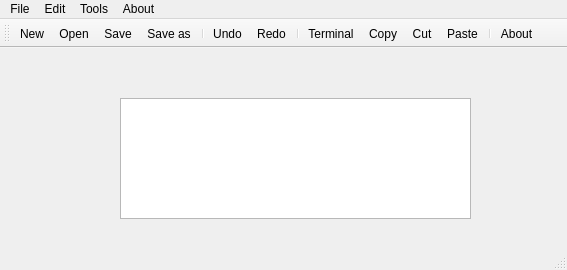
<?xml version="1.0" encoding="UTF-8"?>
<ui version="4.0">
 <class>MainWindow</class>
 <widget class="QMainWindow" name="MainWindow">
  <property name="geometry">
   <rect>
    <x>0</x>
    <y>0</y>
    <width>567</width>
    <height>270</height>
   </rect>
  </property>
  <property name="windowTitle">
   <string>MainWindow</string>
  </property>
  <widget class="QWidget" name="centralwidget">
   <widget class="QTextEdit" name="textEdit">
    <property name="geometry">
     <rect>
      <x>120</x>
      <y>50</y>
      <width>351</width>
      <height>121</height>
     </rect>
    </property>
   </widget>
  </widget>
  <widget class="QMenuBar" name="menubar">
   <property name="geometry">
    <rect>
     <x>0</x>
     <y>0</y>
     <width>567</width>
     <height>23</height>
    </rect>
   </property>
   <widget class="QMenu" name="menuFile">
    <property name="title">
     <string>File</string>
    </property>
    <addaction name="actionNew"/>
    <addaction name="actionopen"/>
    <addaction name="actionsave"/>
    <addaction name="actionsave_as"/>
    <addaction name="separator"/>
    <addaction name="actionExit"/>
   </widget>
   <widget class="QMenu" name="menuEdit">
    <property name="title">
     <string>Edit</string>
    </property>
    <addaction name="actionUndo"/>
    <addaction name="actionRedo"/>
    <addaction name="separator"/>
    <addaction name="actioncopy"/>
    <addaction name="actionPaste"/>
    <addaction name="actionCut"/>
    <addaction name="separator"/>
   </widget>
   <widget class="QMenu" name="menuTools">
    <property name="title">
     <string>Tools</string>
    </property>
    <widget class="QMenu" name="menuThemes">
     <property name="title">
      <string>Themes</string>
     </property>
     <addaction name="actionDark"/>
     <addaction name="actionNight"/>
    </widget>
    <addaction name="actionTerminal"/>
    <addaction name="menuThemes"/>
    <addaction name="actionToolBar"/>
   </widget>
   <widget class="QMenu" name="menuAbout">
    <property name="title">
     <string>About</string>
    </property>
    <addaction name="actionContents"/>
    <addaction name="actionAbout"/>
   </widget>
   <addaction name="menuFile"/>
   <addaction name="menuEdit"/>
   <addaction name="menuTools"/>
   <addaction name="menuAbout"/>
  </widget>
  <widget class="QStatusBar" name="statusbar"/>
  <widget class="QToolBar" name="toolBar">
   <property name="windowTitle">
    <string>toolBar</string>
   </property>
   <attribute name="toolBarArea">
    <enum>TopToolBarArea</enum>
   </attribute>
   <attribute name="toolBarBreak">
    <bool>false</bool>
   </attribute>
   <addaction name="actionNew"/>
   <addaction name="actionopen"/>
   <addaction name="actionsave"/>
   <addaction name="actionsave_as"/>
   <addaction name="separator"/>
   <addaction name="actionUndo"/>
   <addaction name="actionRedo"/>
   <addaction name="separator"/>
   <addaction name="actionTerminal"/>
   <addaction name="actioncopy"/>
   <addaction name="actionCut"/>
   <addaction name="actionPaste"/>
   <addaction name="separator"/>
   <addaction name="actionAbout"/>
  </widget>
  <action name="actionNew">
   <property name="icon">
    <iconset theme="document-new"/>
   </property>
   <property name="text">
    <string>New</string>
   </property>
   <property name="shortcut">
    <string>Ctrl+N</string>
   </property>
   <property name="menuRole">
    <enum>QAction::NoRole</enum>
   </property>
  </action>
  <action name="actionopen">
   <property name="icon">
    <iconset theme="document-open"/>
   </property>
   <property name="text">
    <string>Open</string>
   </property>
   <property name="shortcut">
    <string>Ctrl+O</string>
   </property>
   <property name="menuRole">
    <enum>QAction::NoRole</enum>
   </property>
  </action>
  <action name="actionsave">
   <property name="icon">
    <iconset theme="document-save"/>
   </property>
   <property name="text">
    <string>Save</string>
   </property>
   <property name="shortcut">
    <string>Ctrl+S</string>
   </property>
   <property name="menuRole">
    <enum>QAction::NoRole</enum>
   </property>
  </action>
  <action name="actionsave_as">
   <property name="icon">
    <iconset theme="document-save-as"/>
   </property>
   <property name="text">
    <string>Save as</string>
   </property>
   <property name="shortcut">
    <string>Ctrl+Shift+S</string>
   </property>
   <property name="menuRole">
    <enum>QAction::NoRole</enum>
   </property>
  </action>
  <action name="actionExit">
   <property name="icon">
    <iconset theme="application-exit"/>
   </property>
   <property name="text">
    <string>Exit</string>
   </property>
   <property name="shortcut">
    <string>Meta+F4</string>
   </property>
   <property name="menuRole">
    <enum>QAction::NoRole</enum>
   </property>
  </action>
  <action name="actionUndo">
   <property name="icon">
    <iconset theme="edit-undo"/>
   </property>
   <property name="text">
    <string>Undo</string>
   </property>
   <property name="shortcut">
    <string>Ctrl+Z</string>
   </property>
   <property name="menuRole">
    <enum>QAction::NoRole</enum>
   </property>
  </action>
  <action name="actionRedo">
   <property name="icon">
    <iconset theme="edit-redo"/>
   </property>
   <property name="text">
    <string>Redo</string>
   </property>
   <property name="shortcut">
    <string>Ctrl+Y</string>
   </property>
   <property name="menuRole">
    <enum>QAction::NoRole</enum>
   </property>
  </action>
  <action name="actionTerminal">
   <property name="icon">
    <iconset theme="utilities-terminal"/>
   </property>
   <property name="text">
    <string>Terminal</string>
   </property>
   <property name="shortcut">
    <string>Ctrl+T</string>
   </property>
   <property name="menuRole">
    <enum>QAction::NoRole</enum>
   </property>
  </action>
  <action name="actioncopy">
   <property name="icon">
    <iconset theme="edit-copy"/>
   </property>
   <property name="text">
    <string>Copy</string>
   </property>
   <property name="shortcut">
    <string>Ctrl+C</string>
   </property>
   <property name="menuRole">
    <enum>QAction::NoRole</enum>
   </property>
  </action>
  <action name="actionPaste">
   <property name="icon">
    <iconset theme="edit-paste"/>
   </property>
   <property name="text">
    <string>Paste</string>
   </property>
   <property name="shortcut">
    <string>Ctrl+V</string>
   </property>
   <property name="menuRole">
    <enum>QAction::NoRole</enum>
   </property>
  </action>
  <action name="actionCut">
   <property name="icon">
    <iconset theme="edit-cut"/>
   </property>
   <property name="text">
    <string>Cut</string>
   </property>
   <property name="shortcut">
    <string>Ctrl+X</string>
   </property>
   <property name="menuRole">
    <enum>QAction::NoRole</enum>
   </property>
  </action>
  <action name="actionDark">
   <property name="text">
    <string>Dark</string>
   </property>
   <property name="shortcut">
    <string>F2</string>
   </property>
  </action>
  <action name="actionNight">
   <property name="text">
    <string>Night</string>
   </property>
   <property name="shortcut">
    <string>F3</string>
   </property>
  </action>
  <action name="actionToolBar">
   <property name="text">
    <string>Toolbar</string>
   </property>
  </action>
  <action name="actionAbout">
   <property name="icon">
    <iconset theme="help-about"/>
   </property>
   <property name="text">
    <string>About</string>
   </property>
   <property name="menuRole">
    <enum>QAction::NoRole</enum>
   </property>
  </action>
  <action name="actionContents">
   <property name="icon">
    <iconset theme="help-about"/>
   </property>
   <property name="text">
    <string>Contents</string>
   </property>
   <property name="shortcut">
    <string>F1</string>
   </property>
   <property name="menuRole">
    <enum>QAction::NoRole</enum>
   </property>
  </action>
 </widget>
 <resources/>
 <connections/>
</ui>
